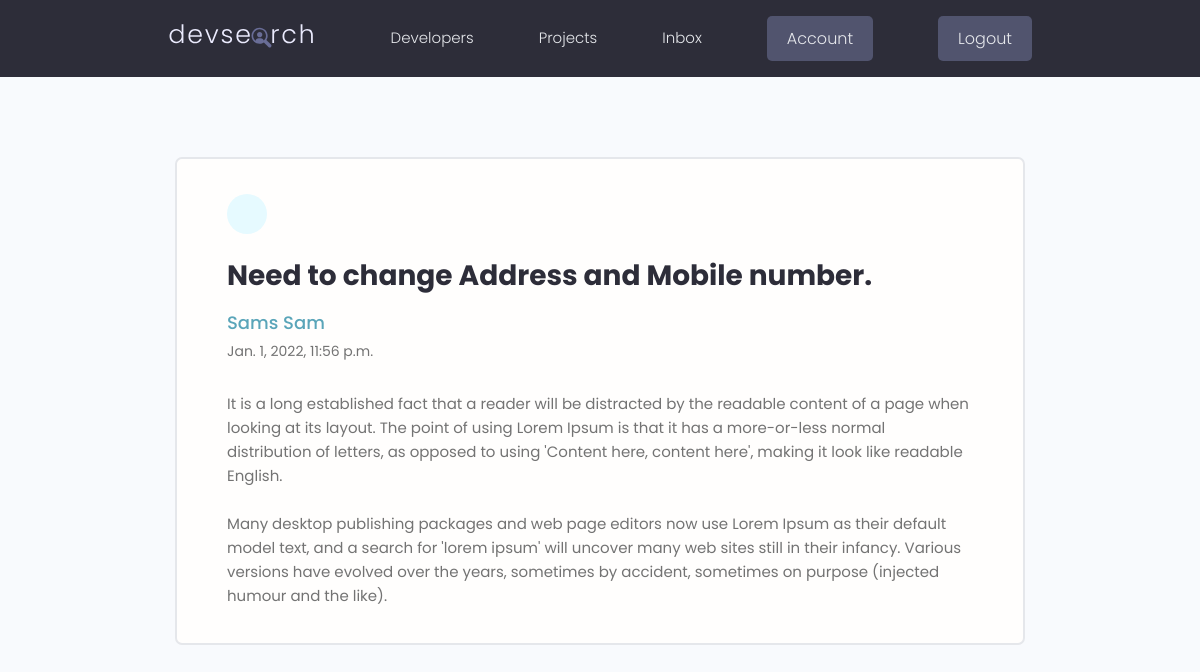
/message/c0467851-2c3c-4b14-a69d-e9a6c5e31e97/ (signed in), run on the app's committed database.
### users/models.py (models this page shows, shortened)
class Message(models.Model):
   senders = models.ForeignKey(Profile, on_delete=models.SET_NULL, null=True, blank=True)
   recipient = models.ForeignKey(Profile, on_delete=models.SET_NULL, null=True, blank=True, related_name="messages")
   name = models.CharField(max_length=200, null=True, blank=True)
   email = models.EmailField(max_length=200, null=True, blank=True)
   subject = models.CharField(max_length=200, null=True, blank=True)
   body = models.TextField()
   is_read = models.BooleanField(default=False, null=True)
   created_at = models.DateTimeField(auto_now_add=True)
   id = models.UUIDField(default = uuid.uuid4, unique=True, primary_key=True, editable=False)
   class Meta:
      ordering = ['is_read', '-created_at']

### users/views.py (the view)
# urls.py: path('message/<str:pk>/', views.viewMessage, name="message"),
@login_required(login_url="login")
def viewMessage(request, pk):
   profile = request.user.profile
   message = profile.messages.get(id=pk)
   if message.is_read == False:
      message.is_read = True
      message.save()
   context = {
      'message':message
   }
   return render(request, 'users/message.html', context)

### users/templates/users/message.html (shortened to what this page needs)
{% extends 'main.html' %}
{% block content %}
<main class="messagePage my-xl">
  <div class="content-box">
    <div class="message">
      <a class="backButton" href="{% url 'inbox' %}"></a>
      <h2 class="message__subject">{{message.subject}}</h2>
      {% if message.senders %}
      <a href="{% url 'user-profile' message.senders.id %}" class="message__author">{{message.name}}</a>
      {% else %}
      <p class="message__author">{{message.name}}</p>
      {% endif %}
      <p class="message__date">{{message.created_at}}</p>
      <div class="message__body">
        {{message.body|linebreaksbr}}
      </div>
    </div>
  </div>
</main>
{% endblock content %}

### static/styles/app.css (style rules this page uses)
:root { --color-sub: #2d2d39; }
.content-box { width: 95%; max-width: 85rem; margin: 0 auto; }
.message { padding: 2.5rem 0; }
.message > a { display: flex; gap: 1rem; }
.message__author, .message__date { flex-basis: 25%; }
.message__subject { flex-basis: 50%; }
.message__date { text-align: right; }
.messagePage .message { list-style: none; background: var(--color-white); padding: 3.5rem 5rem; border: 2px solid var(--color-light); border-radius: 0.7rem; }
.messagePage .message__subject { font-size: 2.8rem; color: var(--color-sub); margin-bottom: 1rem; margin-top: 2rem; }
.messagePage .message__author { font-size: 1.8rem; font-weight: 500; }
.messagePage .message__date { font-size: 1.4rem; font-weight: 400; text-align: left; margin-bottom: 3rem; }
.backButton { background: var(--color-main-light); color: var(--color-main); width: 4rem; height: 4rem; display: flex; align-items: center; justify-content: center; border-radius: 50%; }

### static/uikit/styles/modules/_variables.css (style rules this page uses)
:root { --color-main: #5aa5b9; --color-main-light: #e6faff; --color-sub: #3f4156; --color-sub-light: #51546e; --color-sub-lighter: #ededfd; --color-text: #737373; --color-gray: #8b8b8b; --color-light: #e5e7eb; --color-light-gray: #767676; --color-bg: #f8fafd; --color-white: #fffefd; --color-white-light: #f3f3f3; --color-success: #359e64; --color-success-bg: #def8e8; --color-error: #fc4b0b; --color-error-bg: #fff2ee; --font-base: 'Poppins', arial, helvetica, 'Segoe UI', roboto, ubuntu, sans-serif; --font-monospace: 'Fira Code', 'Courier New', courier, monospace; --font-regular: 300; --font-medium: 500; --font-bold: 700; --generic-shadow: 1px 1px 5px #00000010; --generic-transition: all 0.3s ease-in-out; }

### static/uikit/styles/modules/_base.css (style rules this page uses)
* { margin: 0; padding: 0; box-sizing: border-box; text-rendering: optimizeLegibility; color: inherit; font-size: inherit; }
html { font-size: 50%; }
@media only screen and (min-width: 480px) { html { font-size: 56.25%; } }
@media only screen and (min-width: 1200px) { html { font-size: 62.5%; } }
body { line-height: 1.6; font-weight: 400; font-size: 1.5rem; color: var(--color-text); background-color: var(--color-bg); min-height: 100vh; }

### static/uikit/styles/modules/_typography.css (style rules this page uses)
* { font-family: var(--font-base); }
h2 { font-size: 3.6rem; font-weight: var(--font-bold); }
p, span, strong { font-size: 1.6rem; color: var(--color-text); font-weight: var(--font-regular); }
a { padding-bottom: 2px; text-decoration: none; display: inline-block; color: var(--color-main); font-weight: var(--font-medium); }

### static/uikit/styles/modules/_utilities.css (style rules this page uses)
.my-xl { margin: 8rem auto; }

### data on the page
Message: subject "Need to change Address and Mobile number.", name "Sams Sam", created_at "Jan. 1, 2022, 11:56 p.m.", body "It is a long established fact that a reader will be distracted by the readable content of a page when looking at its layout. The point of using Lorem Ipsum is that it has a more-or-less normal distribution of letters, as opposed to using 'Content here, content here', making it look like readable English. Many desktop publishing packages and web page editors now use Lorem Ipsum as their default model text, and a search for 'lorem ipsum' will uncover many web sites still in their infancy. Various versions have evolved over the years, sometimes by accident, sometimes on purpose (injected humour and the like)."
